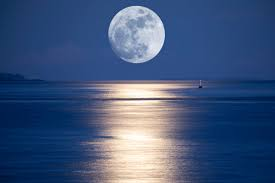
#> input picture lunar.jpg, 275 x 183 px
$ python rotation.py
#> lines starting #> are read from the running program, lines starting #| are printed output that depends on the picture
import cv2

src = cv2.imread("lunar.jpg", cv2.IMREAD_COLOR)
#> src is the input picture: shape (183, 275, 3); mean B, G, R 123.6, 86.5, 64.8

# src의 세로, 가로, 채널을 받아옵니다
# 채널은 색상에 따라 1(회색, 흑백), 3(RGB, hsv), 4(RGBA)가 있습니다
height, width, channel = src.shape
#> height = 183; width = 275; channel = 3

# 회전 행렬 생성 함수
# cv2.getRotationMatrix2D((회전점), 회전 각도, 확대 비율)
matrix = cv2.getRotationMatrix2D((width//2, height//2), 90, 1)
#> matrix = [[6.12e-17, 1, 46], [-1, 6.12e-17, 228]]

# 회전 변환을 계산하는 함수
# cv2.warpAffine(영상, 회전 행렬, 출력 크기)
dst = cv2.warpAffine(src, matrix, (width, height))
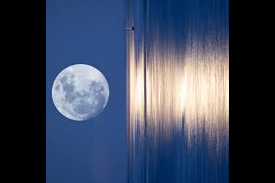
#> dst: shape (183, 275, 3); mean B, G, R 90.9, 69.7, 59.3

cv2.imshow("src", src)
cv2.imshow("dst", dst)
cv2.waitKey()
cv2.destroyAllWindows()
